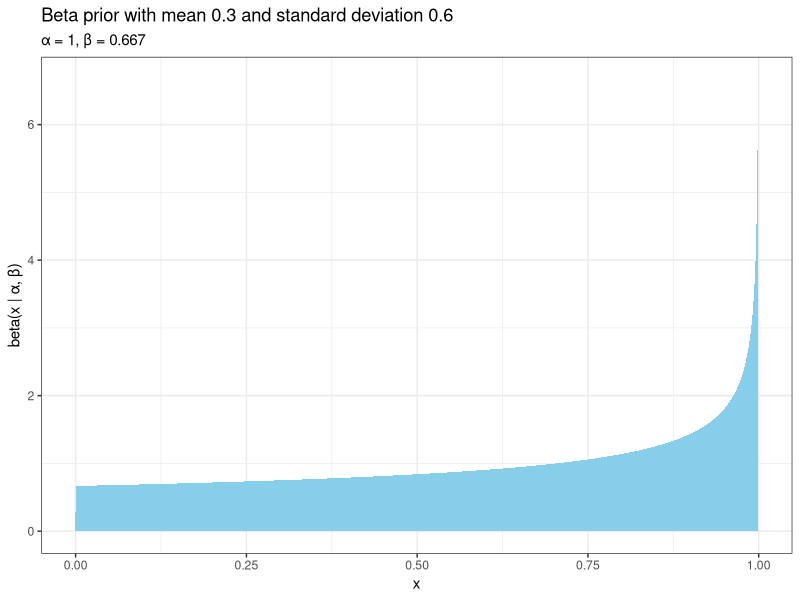
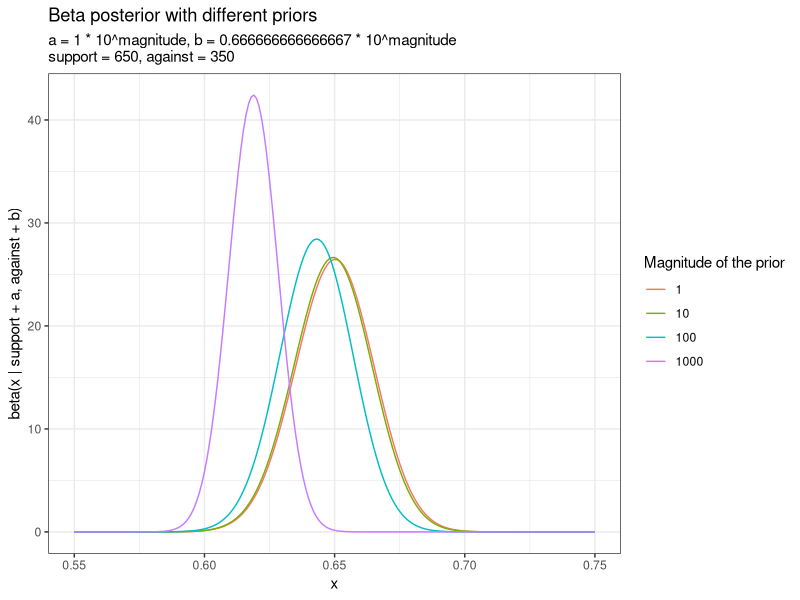

Generate these figures, in order, with R:
## ---- chunk 1
α <- 1
β <- 2 / 3

list(
  'mean_diff' = 3 / 5 - α / (α + β),
  'variance_diff' = 9 / 100 - α * β / ((α + β)^2 * (α + β + 1))
)
## ---- chunk 2
knitr::opts_chunk$set(
  echo = TRUE,
  comment = NA,
  message = FALSE,
  warning = FALSE,
  error = TRUE,
  cache = FALSE
)

library(tidyverse)
theme_set(theme_bw())
## ---- chunk 3

tibble(x = seq(0, 1, 0.001), y = dbeta(x, α, β)) %>% 
  ggplot() +
  aes(x, y) +
  geom_area(fill = 'skyblue') +
  labs(
    x = 'x',
    y = 'beta(x | α, β)',
    title = 'Beta prior with mean 0.3 and standard deviation 0.6',
    subtitle = str_glue('α = {α}, β = {signif(β, 3)}')
  )
  
## ---- chunk 4
support <- 650
against <- 350

expand.grid(magnitude = 0:3, x = seq(0, 1, 0.001)) %>% 
  as_tibble() %>% 
  mutate(
    c = 10^magnitude,
    a_prior = α * c,
    b_prior = β * c,
    y = dbeta(x, support + a_prior, against + b_prior),
    prior_magnitude = factor(as.character(10^magnitude))
  ) %>%
  ggplot() +
  aes(x, y, colour = prior_magnitude) +
  geom_line() +
  scale_x_continuous(limits = c(0.55, 0.75)) +
  labs(
    x = 'x',
    y = 'beta(x | support + a, against + b)',
    title = 'Beta posterior with different priors',
    subtitle = str_glue(paste(
      'a = {α} * 10^magnitude, b = {β} * 10^magnitude',
      'support = 650, against = 350',
      sep = '\n'
    )),
    colour = 'Magnitude of the prior'
  )

